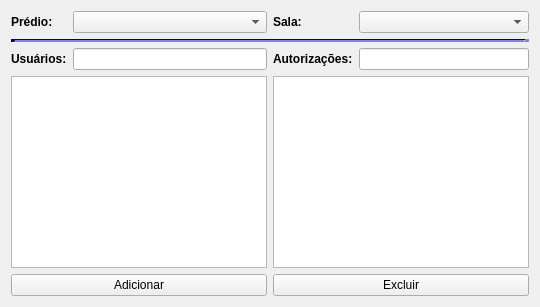
             <widget class="QWidget" name="tab_2">
              <property name="sizePolicy">
               <sizepolicy hsizetype="Expanding" vsizetype="Expanding">
                <horstretch>0</horstretch>
                <verstretch>0</verstretch>
               </sizepolicy>
              </property>
              <attribute name="title">
               <string>Autorizações</string>
              </attribute>
              <layout class="QGridLayout" name="gridLayout_7">
               <item row="0" column="0">
                <widget class="QLabel" name="label_12">
                 <property name="font">
                  <font>
                   <weight>75</weight>
                   <bold>true</bold>
                  </font>
                 </property>
                 <property name="text">
                  <string>Prédio:</string>
                 </property>
                </widget>
               </item>
               <item row="0" column="1">
                <widget class="QComboBox" name="comboBox_5"/>
               </item>
               <item row="0" column="2">
                <widget class="QLabel" name="label_13">
                 <property name="font">
                  <font>
                   <weight>75</weight>
                   <bold>true</bold>
                  </font>
                 </property>
                 <property name="text">
                  <string>Sala:</string>
                 </property>
                </widget>
               </item>
               <item row="0" column="3">
                <widget class="QComboBox" name="comboBox_6"/>
               </item>
               <item row="1" column="0" colspan="4">
                <widget class="Line" name="line_3">
                 <property name="palette">
                  <palette>
                   <active>
                    <colorrole role="WindowText">
                     <brush brushstyle="SolidPattern">
                      <color alpha="255">
                       <red>0</red>
                       <green>0</green>
                       <blue>0</blue>
                      </color>
                     </brush>
                    </colorrole>
                    <colorrole role="Button">
                     <brush brushstyle="SolidPattern">
                      <color alpha="255">
                       <red>0</red>
                       <green>0</green>
                       <blue>255</blue>
                      </color>
                     </brush>
                    </colorrole>
                    <colorrole role="Light">
                     <brush brushstyle="SolidPattern">
                      <color alpha="255">
                       <red>127</red>
                       <green>127</green>
                       <blue>255</blue>
                      </color>
                     </brush>
                    </colorrole>
                    <colorrole role="Midlight">
                     <brush brushstyle="SolidPattern">
                      <color alpha="255">
                       <red>63</red>
                       <green>63</green>
                       <blue>255</blue>
                      </color>
                     </brush>
                    </colorrole>
                    <colorrole role="Dark">
                     <brush brushstyle="SolidPattern">
                      <color alpha="255">
                       <red>0</red>
                       <green>0</green>
                       <blue>127</blue>
                      </color>
                     </brush>
                    </colorrole>
                    <colorrole role="Mid">
                     <brush brushstyle="SolidPattern">
                      <color alpha="255">
                       <red>0</red>
                       <green>0</green>
                       <blue>170</blue>
                      </color>
                     </brush>
                    </colorrole>
                    <colorrole role="Text">
                     <brush brushstyle="SolidPattern">
                      <color alpha="255">
                       <red>0</red>
                       <green>0</green>
                       <blue>0</blue>
                      </color>
                     </brush>
                    </colorrole>
                    <colorrole role="BrightText">
                     <brush brushstyle="SolidPattern">
                      <color alpha="255">
                       <red>255</red>
                       <green>255</green>
                       <blue>255</blue>
                      </color>
                     </brush>
                    </colorrole>
                    <colorrole role="ButtonText">
                     <brush brushstyle="SolidPattern">
                      <color alpha="255">
                       <red>0</red>
                       <green>0</green>
                       <blue>0</blue>
                      </color>
                     </brush>
                    </colorrole>
                    <colorrole role="Base">
                     <brush brushstyle="SolidPattern">
                      <color alpha="255">
                       <red>255</red>
                       <green>255</green>
                       <blue>255</blue>
                      </color>
                     </brush>
                    </colorrole>
                    <colorrole role="Window">
                     <brush brushstyle="SolidPattern">
                      <color alpha="255">
                       <red>0</red>
                       <green>0</green>
                       <blue>255</blue>
                      </color>
                     </brush>
                    </colorrole>
                    <colorrole role="Shadow">
                     <brush brushstyle="SolidPattern">
                      <color alpha="255">
                       <red>0</red>
                       <green>0</green>
                       <blue>0</blue>
                      </color>
                     </brush>
                    </colorrole>
                    <colorrole role="AlternateBase">
                     <brush brushstyle="SolidPattern">
                      <color alpha="255">
                       <red>127</red>
                       <green>127</green>
                       <blue>255</blue>
                      </color>
                     </brush>
                    </colorrole>
                    <colorrole role="ToolTipBase">
                     <brush brushstyle="SolidPattern">
                      <color alpha="255">
                       <red>255</red>
                       <green>255</green>
                       <blue>220</blue>
                      </color>
                     </brush>
                    </colorrole>
                    <colorrole role="ToolTipText">
                     <brush brushstyle="SolidPattern">
                      <color alpha="255">
                       <red>0</red>
                       <green>0</green>
                       <blue>0</blue>
                      </color>
                     </brush>
                    </colorrole>
                   </active>
                   <inactive>
                    <colorrole role="WindowText">
                     <brush brushstyle="SolidPattern">
                      <color alpha="255">
                       <red>0</red>
                       <green>0</green>
                       <blue>0</blue>
                      </color>
                     </brush>
                    </colorrole>
                    <colorrole role="Button">
                     <brush brushstyle="SolidPattern">
                      <color alpha="255">
                       <red>0</red>
                       <green>0</green>
                       <blue>255</blue>
                      </color>
                     </brush>
                    </colorrole>
                    <colorrole role="Light">
                     <brush brushstyle="SolidPattern">
                      <color alpha="255">
                       <red>127</red>
                       <green>127</green>
                       <blue>255</blue>
                      </color>
                     </brush>
                    </colorrole>
                    <colorrole role="Midlight">
                     <brush brushstyle="SolidPattern">
                      <color alpha="255">
                       <red>63</red>
                       <green>63</green>
                       <blue>255</blue>
                      </color>
                     </brush>
                    </colorrole>
                    <colorrole role="Dark">
                     <brush brushstyle="SolidPattern">
                      <color alpha="255">
                       <red>0</red>
                       <green>0</green>
                       <blue>127</blue>
                      </color>
                     </brush>
                    </colorrole>
                    <colorrole role="Mid">
                     <brush brushstyle="SolidPattern">
                      <color alpha="255">
                       <red>0</red>
                       <green>0</green>
                       <blue>170</blue>
                      </color>
                     </brush>
                    </colorrole>
                    <colorrole role="Text">
                     <brush brushstyle="SolidPattern">
                      <color alpha="255">
                       <red>0</red>
                       <green>0</green>
                       <blue>0</blue>
                      </color>
                     </brush>
                    </colorrole>
                    <colorrole role="BrightText">
                     <brush brushstyle="SolidPattern">
                      <color alpha="255">
                       <red>255</red>
                       <green>255</green>
                       <blue>255</blue>
                      </color>
                     </brush>
                    </colorrole>
                    <colorrole role="ButtonText">
                     <brush brushstyle="SolidPattern">
                      <color alpha="255">
                       <red>0</red>
                       <green>0</green>
                       <blue>0</blue>
                      </color>
                     </brush>
                    </colorrole>
                    <colorrole role="Base">
                     <brush brushstyle="SolidPattern">
                      <color alpha="255">
                       <red>255</red>
                       <green>255</green>
                       <blue>255</blue>
                      </color>
                     </brush>
                    </colorrole>
                    <colorrole role="Window">
                     <brush brushstyle="SolidPattern">
                      <color alpha="255">
                       <red>0</red>
                       <green>0</green>
                       <blue>255</blue>
                      </color>
                     </brush>
                    </colorrole>
                    <colorrole role="Shadow">
                     <brush brushstyle="SolidPattern">
                      <color alpha="255">
                       <red>0</red>
                       <green>0</green>
                       <blue>0</blue>
                      </color>
                     </brush>
                    </colorrole>
                    <colorrole role="AlternateBase">
                     <brush brushstyle="SolidPattern">
                      <color alpha="255">
                       <red>127</red>
                       <green>127</green>
                       <blue>255</blue>
                      </color>
                     </brush>
                    </colorrole>
                    <colorrole role="ToolTipBase">
                     <brush brushstyle="SolidPattern">
                      <color alpha="255">
                       <red>255</red>
                       <green>255</green>
                       <blue>220</blue>
                      </color>
                     </brush>
                    </colorrole>
                    <colorrole role="ToolTipText">
                     <brush brushstyle="SolidPattern">
                      <color alpha="255">
                       <red>0</red>
                       <green>0</green>
                       <blue>0</blue>
                      </color>
                     </brush>
                    </colorrole>
                   </inactive>
                   <disabled>
                    <colorrole role="WindowText">
                     <brush brushstyle="SolidPattern">
                      <color alpha="255">
                       <red>0</red>
                       <green>0</green>
                       <blue>127</blue>
                      </color>
                     </brush>
                    </colorrole>
                    <colorrole role="Button">
                     <brush brushstyle="SolidPattern">
                      <color alpha="255">
                       <red>0</red>
                       <green>0</green>
                       <blue>255</blue>
                      </color>
                     </brush>
                    </colorrole>
                    <colorrole role="Light">
                     <brush brushstyle="SolidPattern">
                      <color alpha="255">
                       <red>127</red>
                       <green>127</green>
                       <blue>255</blue>
                      </color>
                     </brush>
                    </colorrole>
                    <colorrole role="Midlight">
                     <brush brushstyle="SolidPattern">
                      <color alpha="255">
                       <red>63</red>
                       <green>63</green>
                       <blue>255</blue>
                      </color>
                     </brush>
                    </colorrole>
                    <colorrole role="Dark">
                     <brush brushstyle="SolidPattern">
                      <color alpha="255">
                       <red>0</red>
                       <green>0</green>
                       <blue>127</blue>
                      </color>
                     </brush>
                    </colorrole>
                    <colorrole role="Mid">
                     <brush brushstyle="SolidPattern">
                      <color alpha="255">
                       <red>0</red>
                       <green>0</green>
                       <blue>170</blue>
                      </color>
                     </brush>
                    </colorrole>
                    <colorrole role="Text">
                     <brush brushstyle="SolidPattern">
                      <color alpha="255">
                       <red>0</red>
                       <green>0</green>
                       <blue>127</blue>
                      </color>
                     </brush>
                    </colorrole>
                    <colorrole role="BrightText">
                     <brush brushstyle="SolidPattern">
                      <color alpha="255">
                       <red>255</red>
                       <green>255</green>
                       <blue>255</blue>
                      </color>
                     </brush>
                    </colorrole>
                    <colorrole role="ButtonText">
                     <brush brushstyle="SolidPattern">
                      <color alpha="255">
                       <red>0</red>
                       <green>0</green>
                       <blue>127</blue>
                      </color>
                     </brush>
                    </colorrole>
                    <colorrole role="Base">
                     <brush brushstyle="SolidPattern">
                      <color alpha="255">
                       <red>0</red>
                       <green>0</green>
                       <blue>255</blue>
                      </color>
                     </brush>
                    </colorrole>
                    <colorrole role="Window">
                     <brush brushstyle="SolidPattern">
                      <color alpha="255">
                       <red>0</red>
                       <green>0</green>
                       <blue>255</blue>
                      </color>
                     </brush>
                    </colorrole>
                    <colorrole role="Shadow">
                     <brush brushstyle="SolidPattern">
                      <color alpha="255">
                       <red>0</red>
                       <green>0</green>
                       <blue>0</blue>
                      </color>
                     </brush>
                    </colorrole>
                    <colorrole role="AlternateBase">
                     <brush brushstyle="SolidPattern">
                      <color alpha="255">
                       <red>0</red>
                       <green>0</green>
                       <blue>255</blue>
                      </color>
                     </brush>
                    </colorrole>
                    <colorrole role="ToolTipBase">
                     <brush brushstyle="SolidPattern">
                      <color alpha="255">
                       <red>255</red>
                       <green>255</green>
                       <blue>220</blue>
                      </color>
                     </brush>
                    </colorrole>
                    <colorrole role="ToolTipText">
                     <brush brushstyle="SolidPattern">
                      <color alpha="255">
                       <red>0</red>
                       <green>0</green>
                       <blue>0</blue>
                      </color>
                     </brush>
                    </colorrole>
                   </disabled>
                  </palette>
                 </property>
                 <property name="lineWidth">
                  <number>5</number>
                 </property>
                 <property name="orientation">
                  <enum>Qt::Horizontal</enum>
                 </property>
                </widget>
               </item>
               <item row="2" column="0">
                <widget class="QLabel" name="label_14">
                 <property name="font">
                  <font>
                   <weight>75</weight>
                   <bold>true</bold>
                  </font>
                 </property>
                 <property name="text">
                  <string>Usuários:</string>
                 </property>
                </widget>
               </item>
               <item row="2" column="1">
                <widget class="QLineEdit" name="filtra_user"/>
               </item>
               <item row="2" column="2">
                <widget class="QLabel" name="label_15">
                 <property name="font">
                  <font>
                   <weight>75</weight>
                   <bold>true</bold>
                  </font>
                 </property>
                 <property name="text">
                  <string>Autorizações:</string>
                 </property>
                </widget>
               </item>
               <item row="2" column="3">
                <widget class="QLineEdit" name="filtra_auto"/>
               </item>
               <item row="3" column="0" colspan="2">
                <widget class="QListWidget" name="listWidget_2">
                 <property name="sizePolicy">
                  <sizepolicy hsizetype="Preferred" vsizetype="Expanding">
                   <horstretch>0</horstretch>
                   <verstretch>0</verstretch>
                  </sizepolicy>
                 </property>
                 <property name="editTriggers">
                  <set>QAbstractItemView::NoEditTriggers</set>
                 </property>
                 <property name="selectionMode">
                  <enum>QAbstractItemView::MultiSelection</enum>
                 </property>
                 <property name="selectionBehavior">
                  <enum>QAbstractItemView::SelectRows</enum>
                 </property>
                </widget>
               </item>
               <item row="3" column="2" colspan="2">
                <widget class="QTableWidget" name="table_autos">
                 <property name="editTriggers">
                  <set>QAbstractItemView::NoEditTriggers</set>
                 </property>
                 <property name="selectionMode">
                  <enum>QAbstractItemView::MultiSelection</enum>
                 </property>
                 <property name="selectionBehavior">
                  <enum>QAbstractItemView::SelectRows</enum>
                 </property>
                 <attribute name="verticalHeaderVisible">
                  <bool>false</bool>
                 </attribute>
                </widget>
               </item>
               <item row="4" column="0" colspan="2">
                <widget class="QPushButton" name="but_addaut">
                 <property name="text">
                  <string>Adicionar</string>
                 </property>
                </widget>
               </item>
               <item row="4" column="2" colspan="2">
                <widget class="QPushButton" name="but_excaut">
                 <property name="text">
                  <string>Excluir</string>
                 </property>
                </widget>
               </item>
              </layout>
             </widget>
